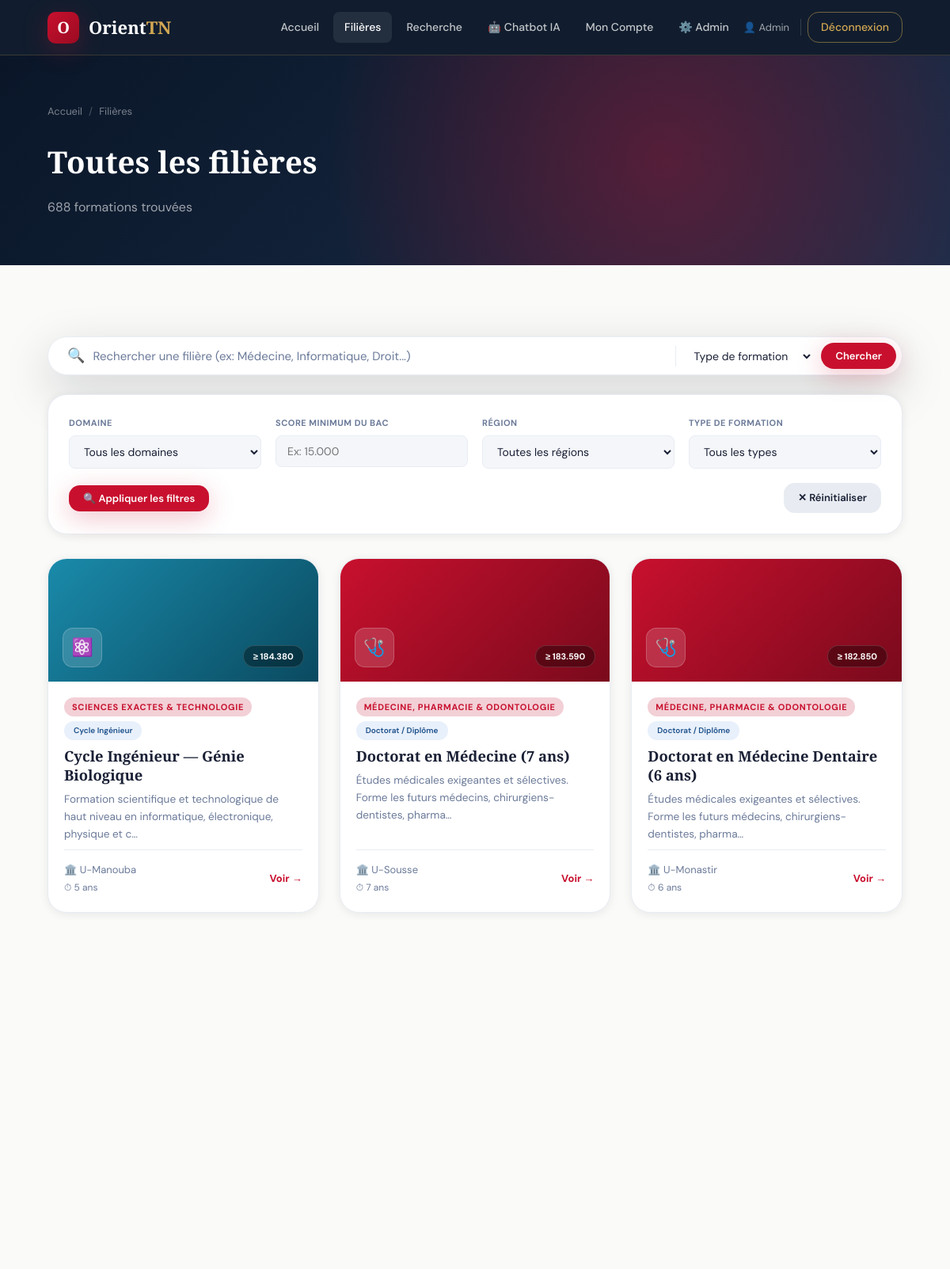
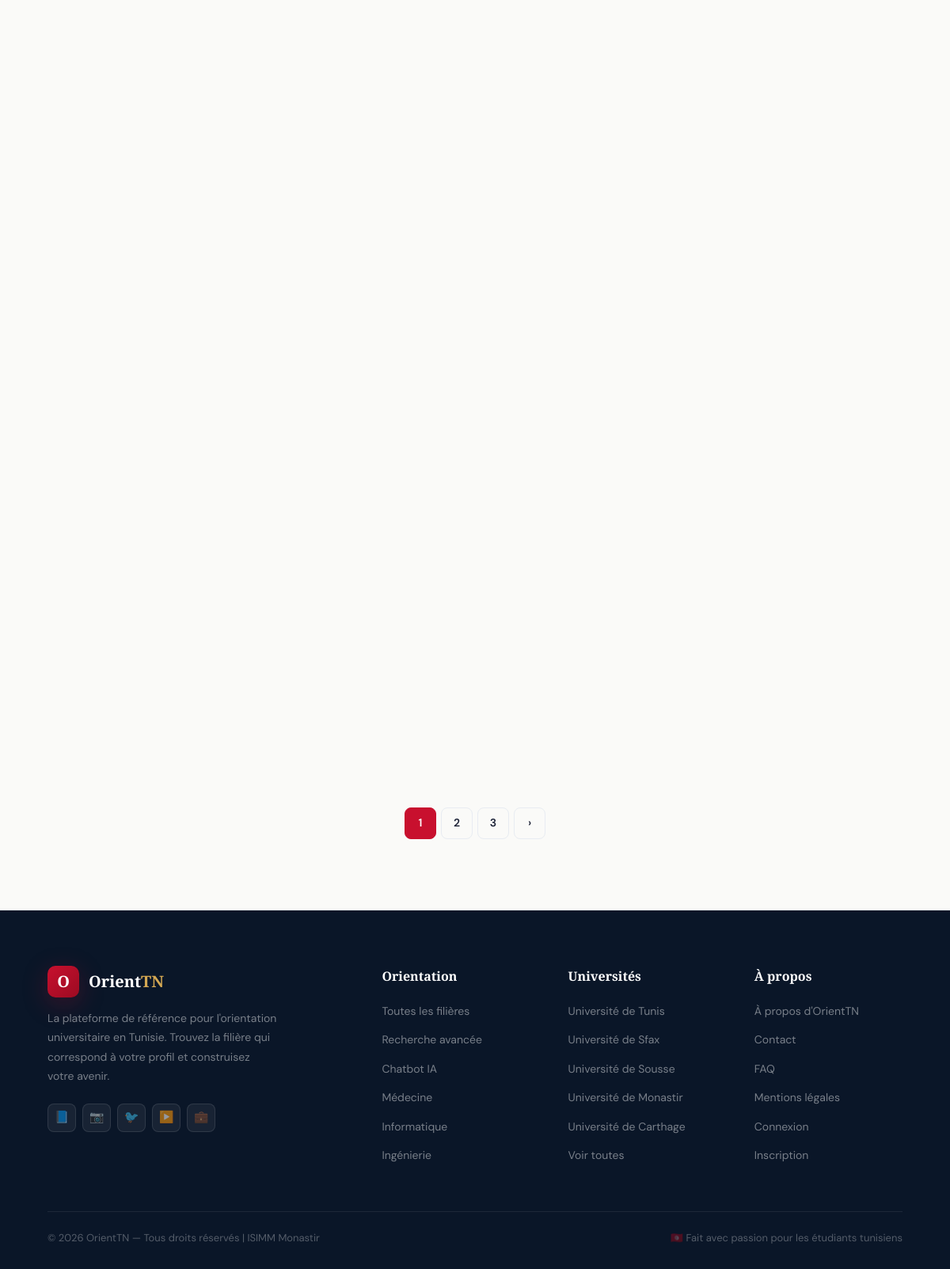
/filieres.php (signed in), run on the app's committed database (2 pictures, top to bottom).
### tables this page shows
CREATE TABLE filieres (
    id              INT PRIMARY KEY AUTO_INCREMENT,
    code_orientation VARCHAR(10) NOT NULL UNIQUE COMMENT 'Code 5 chiffres du guide officiel',
    titre           VARCHAR(200) NOT NULL,
    domaine         VARCHAR(100) NOT NULL,
    type_formation  VARCHAR(100),
    description     TEXT,
    description_longue TEXT,
    debouches       JSON,
    matieres        JSON,
    universite_id   INT,
    score_min       DECIMAL(6,2) NOT NULL COMMENT 'Score min sur 210',
    score_moyen     DECIMAL(6,2),
    score_max       DECIMAL(6,2),
    capacite        INT,
    duree           TINYINT DEFAULT 3,
    langue          VARCHAR(60),
    formule_calcul  VARCHAR(100) COMMENT 'Formule de calcul du score (ex: FG+M)',
    bac_requis      VARCHAR(200) COMMENT 'Sections du bac acceptées',
    icon            VARCHAR(10),
    couleur_classe  VARCHAR(20) DEFAULT 'ct-def',
    statut          ENUM('active','inactive') DEFAULT 'active',
    created_at      DATETIME DEFAULT NOW(),
    updated_at      DATETIME DEFAULT NOW() ON UPDATE NOW(),
    FOREIGN KEY (universite_id) REFERENCES universites(id),
    INDEX idx_score    (score_min),
    INDEX idx_domaine  (domaine),
    INDEX idx_statut   (statut)
);

CREATE TABLE universites (
    id              INT PRIMARY KEY AUTO_INCREMENT,
    nom             VARCHAR(200) NOT NULL,
    sigle           VARCHAR(60),
    gouvernorat_id  INT,
    type            ENUM('publique','privée') DEFAULT 'publique',
    site_web        VARCHAR(200),
    created_at      DATETIME DEFAULT NOW(),
    FOREIGN KEY (gouvernorat_id) REFERENCES gouvernorats(id)
);

### filieres.php (the view, shortened to what this page needs)
<?php
require('config.php');
$domaine  = isset($_GET['domaine'])  ? esc($conn, $_GET['domaine'])  : '';
$score    = isset($_GET['score'])    ? (float)$_GET['score']         : 0;
$q        = isset($_GET['q'])        ? esc($conn, $_GET['q'])        : '';
$page     = max(1, (int)($_GET['page'] ?? 1));
$per_page = 12;
$offset   = ($page - 1) * $per_page;
$where = ["f.statut = 'active'"];
$whereSQL = implode(' AND ', $where);
$join = "LEFT JOIN universites u ON f.universite_id = u.id
         LEFT JOIN gouvernorats g ON u.gouvernorat_id = g.id";
$total_res  = $conn->query("SELECT COUNT(*) as c FROM filieres f $join WHERE $whereSQL");
$total_rows = $total_res->fetch_assoc()['c'];
$total_pages = ceil($total_rows / $per_page);
$filieres = $conn->query("
    SELECT f.*, u.sigle as univ_sigle, u.nom as univ_nom, g.nom as gouvernorat
    FROM filieres f $join
    WHERE $whereSQL
    ORDER BY f.score_min DESC
    LIMIT $per_page OFFSET $offset
")->fetch_all(MYSQLI_ASSOC);
?>
<!DOCTYPE html>
<html lang="fr">
<head>
    <link rel="stylesheet" href="style.css">
</head>
<body>
<?php require('nav.php'); ?>
<div class="detail-banner" style="padding:60px;">
    <div class="container" style="position:relative;z-index:1;">
        <div class="breadcrumb">
            <a href="index.php">Accueil</a>
            <span class="sep">/</span>
            <span>Filières</span>
        </div>
        <h1 style="font-family:var(--font-display);font-size:2.4rem;color:white;font-weight:700;margin-bottom:12px;">
            <?= $domaine ? "Filières en " . htmlspecialchars($domaine) : "Toutes les filières" ?>
        </h1>
        <p style="color:rgba(255,255,255,0.6);font-size:1rem;">
            <?= $total_rows ?> formation<?= $total_rows>1?'s':'' ?> trouvée<?= $total_rows>1?'s':'' ?>
        </p>
    </div>
    <div style="position:absolute;inset:0;background:radial-gradient(circle at 70% 50%,rgba(200,16,46,0.2) 0%,transparent 50%);pointer-events:none;"></div>
</div>
<section class="section">
    <div class="container">
        <div class="search-wrap" style="max-width:100%;margin-bottom:24px;">
            <span style="font-size:18px;">🔍</span>
            <form method="GET" style="display:contents;">
                <input type="text" name="q" placeholder="Rechercher une filière (ex: Médecine, Informatique, Droit...)"
                       value="<?= htmlspecialchars($q) ?>" style="font-size:15px;">
                <select name="type" style="border:none;outline:none;font-family:var(--font-body);font-size:14px;background:transparent;min-width:130px;cursor:pointer;">
                    <option value="">Type de formation</option>
                </select>
                <button type="submit" class="btn btn-primary btn-sm" style="border-radius:var(--radius-xl);">Chercher</button>
            </form>
        </div>
        <div class="filter-panel">
            <form method="GET" id="filterForm">
                <div class="filter-row">
                    <div class="fld">
                        <label>Domaine</label>
                        <select name="domaine" onchange="document.getElementById('filterForm').submit()">
                            <option value="">Tous les domaines</option>
                        </select>
                    </div>
                    <div class="fld">
                        <label>Score minimum du bac</label>
                        <input type="number" name="score" step="0.001" min="0" max="20"
                               placeholder="Ex: 15.000" value="<?= $score ?: '' ?>">
                    </div>
                    <div class="fld">
                        <label>Région</label>
                        <select name="region" onchange="document.getElementById('filterForm').submit()">
                            <option value="">Toutes les régions</option>
                        </select>
                    </div>
                    <div class="fld">
                        <label>Type de formation</label>
                        <select name="type" onchange="document.getElementById('filterForm').submit()">
                            <option value="">Tous les types</option>
                        </select>
                    </div>
                </div>
                <div style="display:flex;gap:10px;align-items:center;justify-content:space-between;">
                    <button type="submit" class="btn btn-primary btn-sm">🔍 Appliquer les filtres</button>
                    <a href="filieres.php" class="btn btn-sm" style="background:var(--gray-mid);color:var(--text);">✕ Réinitialiser</a>
                </div>
            </form>
        </div>
        <?php if(empty($filieres)): ?>
        <div style="text-align:center;padding:80px 20px;color:var(--gray-text);">
            <div style="font-size:3rem;margin-bottom:16px;">🔍</div>
            <h3 style="font-family:var(--font-display);font-size:1.5rem;color:var(--text);margin-bottom:10px;">Aucune filière trouvée</h3>
            <p>Essayez de modifier vos filtres ou d'élargir votre recherche.</p>
            <a href="filieres.php" class="btn btn-outline" style="margin-top:20px;">Voir toutes les filières</a>
        </div>
        <?php else: ?>
        <div class="grid-auto" style="margin-bottom:20px;">
            <?php foreach($filieres as $i => $f): ?>
            <article class="filiere-card reveal" style="animation-delay:<?= ($i%4)*0.08 ?>s">
                <div class="card-top <?= htmlspecialchars($f['couleur_classe']) ?>">
                    <div class="card-icon"><?= $f['icon'] ?></div>
                    <span class="card-score">≥ <?= number_format($f['score_min'],3) ?></span>
                </div>
                <div class="card-body">
                    <div style="display:flex;gap:6px;flex-wrap:wrap;">
                        <span class="card-chip"><?= htmlspecialchars($f['domaine']) ?></span>
                        <?php if($f['type_formation']): ?>
                            <span class="chip chip-blue" style="font-size:10px;"><?= htmlspecialchars($f['type_formation']) ?></span>
                        <?php endif; ?>
                    </div>
                    <h3 class="card-title"><?= htmlspecialchars($f['titre']) ?></h3>
                    <p class="card-desc"><?= htmlspecialchars(mb_strimwidth($f['description'],0,100,'…')) ?></p>
                    <div class="card-footer">
                        <div>
                            <div class="card-region">🏛️ <?= htmlspecialchars($f['univ_sigle'] ?? 'N/A') ?></div>
                            <?php if($f['duree']): ?>
                                <div style="font-size:12px;color:var(--gray-text);margin-top:3px;">⏱ <?= $f['duree'] ?> ans</div>
                            <?php endif; ?>
                        </div>
                        <a href="detail.php?id=<?= $f['id'] ?>" class="card-link">Voir →</a>
                    </div>
                </div>
            </article>
            <?php endforeach; ?>
        </div>
        <?php if($total_pages > 1): ?>
        <div class="pagination">
            <?php for($p=max(1,$page-2); $p<=min($total_pages,$page+2); $p++): ?>
                <?php if($p === $page): ?>
                    <span class="pg-active"><?= $p ?></span>
                <?php else: ?>
                    <a href="?page=<?= $p ?>&domaine=<?= urlencode($domaine) ?>&score=<?= $score ?>&q=<?= urlencode($q) ?>"><?= $p ?></a>
                <?php endif; ?>
            <?php endfor; ?>
            <?php if($page < $total_pages): ?>
                <a href="?page=<?= $page+1 ?>&domaine=<?= urlencode($domaine) ?>&score=<?= $score ?>&q=<?= urlencode($q) ?>">›</a>
            <?php endif; ?>
        </div>
        <?php endif; ?>
        <?php endif; ?>
    </div>
</section>
<?php require('footer.php'); ?>
</body>
</html>

### data on the page
filieres: icon "⚛️", score_min "184.380", domaine "SCIENCES EXACTES & TECHNOLOGIE", type_formation "Cycle Ingénieur", titre "Cycle Ingénieur — Génie Biologique", description "Formation scientifique et technologique de haut niveau en informatique, électronique, physique et c…", universite.sigle "U-Manouba", duree "5"
filieres: icon "🩺", score_min "183.590", domaine "MÉDECINE, PHARMACIE & ODONTOLOGIE", type_formation "Doctorat / Diplôme", titre "Doctorat en Médecine (7 ans)", description "Études médicales exigeantes et sélectives. Forme les futurs médecins, chirurgiens-dentistes, pharma…", universite.sigle "U-Sousse", duree "7"
filieres: icon "🩺", score_min "182.850", domaine "MÉDECINE, PHARMACIE & ODONTOLOGIE", type_formation "Doctorat / Diplôme", titre "Doctorat en Médecine Dentaire (6 ans)", description "Études médicales exigeantes et sélectives. Forme les futurs médecins, chirurgiens-dentistes, pharma…", universite.sigle "U-Monastir", duree "6"

### other printed values
$_SESSION['prenom'] "Admin"
$total_rows "688"
